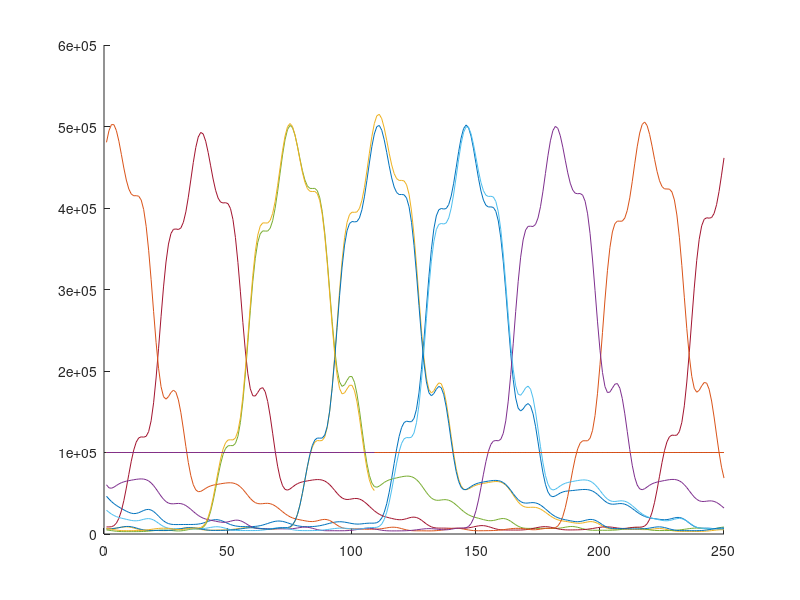

Reproduce this figure in MATLAB.

fs = 250;
%t= 0:1/fs:50;

%load('ECG.mat');
% aux = ECGwaveGen(70,10,fs,2500);
% EKG1 = aux(:);
% L = size(EKG1,1);
% 
% %%%%%%%%%%%%%%%%%%%
% bp_buffer_x_0 = [0,0];
% bp_buffer_x_1 = [0,0];
% bp_buffer_x_2 = [0,0];
% bp_buffer_x_3 = [0,0];
% bp_buffer_x_4 = [0,0];
% bp_buffer_x_5 = [0,0];
% 
% bp_buffer_y_0 = [0,0];
% bp_buffer_y_1 = [0,0];
% bp_buffer_y_2 = [0,0];
% bp_buffer_y_3 = [
%     0,0];
% bp_buffer_y_4 = [0,0];
% bp_buffer_y_5 = [0,0];
% 
% coef = [1024, -1857, 1024, -1881, 981,...
%         1024, -2036, 1024, -2013, 1007, ...
%         1024, -1463, 1024, -1878, 928, 	...
%         1024, -2044, 1024, -1957, 963, 	...
%         1024, -1888, 1024, -1896, 1015, ...
%         1024, -2034, 1024, -2029, 1021];
% %%%%%%%%%%%%
% lp_buffer_x = [0,0,0,0];
% 
% lp_coef = [ 2, 1, 0, -1, -2];
% %%%%%%%%%%%%
% in_buffer = [0,0,0,0,0,0,0,0,0,0,0,0,0,0,0,0, ....
%              0,0,0,0,0,0,0,0,0,0,0,0,0,0,0,0];
% 
% %%%%%%%%%%%%
% bp_signal = zeros(1,L); 
% lp_signal = zeros(1,L); 
% sq_signal = zeros(1,L); 
% in_signal = zeros(1,L); 
% 
% for i = 1:L
%     %%%%%%%%%%%%%%%%%%%%
%     x_n = EKG1(i);
%     y_n = (coef(1) * x_n + coef(2) * bp_buffer_x_0(1) + coef(3) * bp_buffer_x_0(2) ...
% 				- coef(4) * bp_buffer_y_0(1) - coef(5) * bp_buffer_y_0(2))/1024;
%     bp_buffer_y_0(2) = bp_buffer_y_0(1);
%     bp_buffer_y_0(1) = y_n;
%     bp_buffer_x_0(2) = bp_buffer_x_0(1);
%     bp_buffer_x_0(1) = x_n;
%     x_n = y_n;
% 
%     y_n = (coef(6) * x_n + coef(7) * bp_buffer_x_1(1) + coef(8) * bp_buffer_x_1(2) ...
% 				- coef(9) * bp_buffer_y_1(1) - coef(10) * bp_buffer_y_1(2))/1024;
%     bp_buffer_y_1(2) = bp_buffer_y_1(1);
%     bp_buffer_y_1(1) = y_n;
%     bp_buffer_x_1(2) = bp_buffer_x_1(1);
%     bp_buffer_x_1(1) = x_n;
% 
%     x_n = y_n;
% 
%     y_n = (coef(11) * x_n + coef(12) * bp_buffer_x_2(1) + coef(13) * bp_buffer_x_2(2) ...
% 				- coef(14) * bp_buffer_y_2(1) - coef(15) * bp_buffer_y_2(2))/1024;
%     bp_buffer_y_2(2) = bp_buffer_y_2(1);
%     bp_buffer_y_2(1) = y_n;
%     bp_buffer_x_2(2) = bp_buffer_x_2(1);
%     bp_buffer_x_2(1) = x_n;
% 
%     x_n = y_n;
% 
%     y_n = (coef(16) * x_n + coef(17) * bp_buffer_x_3(1) + coef(18) * bp_buffer_x_3(2) ...
% 				- coef(19) * bp_buffer_y_3(1) - coef(20) * bp_buffer_y_3(2))/1024;
%     bp_buffer_y_3(2) = bp_buffer_y_3(1);
%     bp_buffer_y_3(1) = y_n;
%     bp_buffer_x_3(2) = bp_buffer_x_3(1);
%     bp_buffer_x_3(1) = x_n;
%     x_n = y_n;
% 
%     y_n = (coef(21) * x_n + coef(22) * bp_buffer_x_4(1) + coef(23) * bp_buffer_x_4(2) ...
% 				- coef(24) * bp_buffer_y_4(1) - coef(25) * bp_buffer_y_4(2))/1024;
%     bp_buffer_y_4(2) = bp_buffer_y_4(1);
%     bp_buffer_y_4(1) = y_n;
%     bp_buffer_x_4(2) = bp_buffer_x_4(1);
%     bp_buffer_x_4(1) = x_n;
%     x_n = y_n;
% 
%     y_n = (coef(26) * x_n + coef(27) * bp_buffer_x_5(1) + coef(28) * bp_buffer_x_5(2) ...
% 				- coef(29) * bp_buffer_y_5(1) - coef(30) * bp_buffer_y_5(2))/1024;
%     bp_buffer_y_5(2) = bp_buffer_y_5(1);
%     bp_buffer_y_5(1) = y_n;
%     bp_buffer_x_5(2) = bp_buffer_x_5(1);
%     bp_buffer_x_5(1) = x_n;
%     
%     bp_signal(i) = y_n;
%     x_n = y_n;
%     %%%%%%%%%%%%%%%%
%     
%     %%%%%%%%%%%%%%%%
%     y_n = (lp_coef(1) * x_n + lp_coef(2) * lp_buffer_x(1) + lp_coef(3) * lp_buffer_x(2) ...
%             + lp_coef(4) * lp_buffer_x(3) + lp_coef(5) * lp_buffer_x(4))/8;
%     
%     lp_buffer_x(4) = lp_buffer_x(3);
%     lp_buffer_x(3) = lp_buffer_x(2);
%     lp_buffer_x(2) = lp_buffer_x(1);
%     lp_buffer_x(1) = y_n;   
%     
%     lp_signal(i) = y_n;
%     x_n = y_n;   
%     %%%%%%%%%%%%%%%%
%     
%     %%%%%%%%%%%%%%%%
%     
%     y_n = (x_n * x_n)/256;
%     
%     sq_signal(i) = y_n;
%     x_n = y_n;
%     
%     %%%%%%%%%%%%%%%
%     
%     %%%%%%%%%%%%%%%
%     
%     for j= 32:-1:2
%         y_n = y_n + in_buffer(j);
%         in_buffer(j) = in_buffer(j-1);
%     end
%     y_n = y_n + in_buffer(1);
%     in_buffer(1) = x_n; 
%     
%     in_signal(i) = y_n/32;
%      x_n = y_n;
%     
% end
% 
% subplot(2,2,1)
% plot(bp_signal)
% 
% subplot(2,2,2)
% plot(lp_signal)
% 
% subplot(2,2,3)
% plot(sq_signal)
% 
% subplot(2,2,4)
% plot(in_signal)

ws = load('ws.mat');

in_signal = ws.in_signal(:);
L = size(in_signal,1); 

max_array = zeros(1,10);
window_indexes = zeros(1,8);
max_pos = zeros(1,10);
threshold = 100000;

index_1 = 1;
index_2 = 1;
index_3 = 1;

maxerino = 0;
maxerino_pos = 0;
for i = 1:floor(L/fs)
    %%%% Create a windows of at least fs samples
    if i < floor(L/fs)
        window = in_signal((1 + fs*i):(fs*(i+1)));  
    else
        window = in_signal((1 + fs*i):numel(in_signal));
    end
    j = 1;
    hold on
    plot(window)
    plot(threshold * ones(size(window)))

    while (j < numel(window))
        %%%%% Iterates over the windows
        if window(j) > 0.9 * threshold
            %%%% When a sample is higher than threshold
            %%%% stores the index
            window_indexes(index_1) = j;
            index_1 = index_1 + 1;
            
            while  (window(j) > 0.9 * threshold)&&(j < numel(window))   
                %%%%% Iterates over the windows
                %%%%% while is higher than the TH
                if (maxerino < window(j))
                    %%%% Stores max
                    maxerino = window(j);
                    maxerino_pos = j;
                end
                j = j + 1; 
            end
            %%%%% Stores the end of the sub windows and the 
            %%%%% value and position of the local max.
            window_indexes(index_1) = (j - 1);
            max_array(index_2) = maxerino;
            max_pos(index_3) = maxerino_pos;
            
            index_1 = index_1 + 1;
            
            if index_2 < 10
                index_2 = index_2 + 1;
            else
                index_2 = 1;
            end
            
            index_3 = index_3 + 1;
            
            maxerino = 0;
            theshold = sum(max_array)/10;
            
        else
            j = j + 1;
        end

    end
    %%%% After went over the window, we calculate 
    %%%% the bpm
    if (mod(index_3,2) == 0)&&(index_3 > 1)
    %%% If the index is even means that and odd number of maximun are stored
        for j = 1:(index_3 - 3)
            dif = max_pos(j + 1) - max_pos(j);
            bpm = 60*fs/dif
        end
        max_pos(1) = max_pos(index_3 - 1) - fs;
        index_3 = 2;
    elseif (index_3 < 2)
        index_3 = 2;
    else
        for j = 1:(index_3 - 2)
            dif = max_pos(j + 1) - max_pos(j);
            bpm = 60*fs/dif
        end
        index_3 = 1;
    end
end





%     hold off
%     max = 0;
%     j = 1;
%     while (j < numel(window))   
%         % Iterates over the window to extract points 
%         % above the threshold
%         if window(j) > 0.9 * threshold
%             % when a point pass the threshold
%             % is stored as the beggining of a 
%             % threshold window
%             window_indexes(index_1) = j;
%             index_1 = index_1 + 1;
%             while  window(j) > 0.9 * threshold
%                 % looks for the end of the th windows
%                 % and meanwhile finds the local max
%                 % storing its position
%                 j = j + 1;
%                 if (max < window(j))&&(j < fs)
%                     max = window(j);
%                     max_pos(index_3) = j;
% 
%                 end
%                 if j > fs - 1
%                     break
%                 end
%             end
%             if j < fs
%                 window_indexes(index_1) = j;
%                 index_1 = index_1 + 1;  
%                 max_array(index_2) = max;
%                 threshold = sum(max_array)/10;
%             end
%         else
%             j = j + 1;
%         end
% 
%         index_3 = index_3 + 1;
%         if index_2 > 9 
%             index_2 = 1;
%         else
%             index_2 = index_2 + 1;
%         end
%         max = 0;
%     end 
%     
%     for j = 1:(index_3 - 2)
%         dif = max_pos(j + 1) - max_pos(j);
%         bpm = 60*fs/dif
%     end
%     
%     if mod(index_1,2) > 0
%         window_indexes(1) = window_indexes(index_1) - fs;
%         index_1 = 2;
%     else
%         index_1 = 1;
%     end
%     
%     if mod(index_3,2) == 0
%         max_pos(1) = max_pos(index_2);
%         index_3 = 2;
%     else
%         index_3 = 1;
%     end